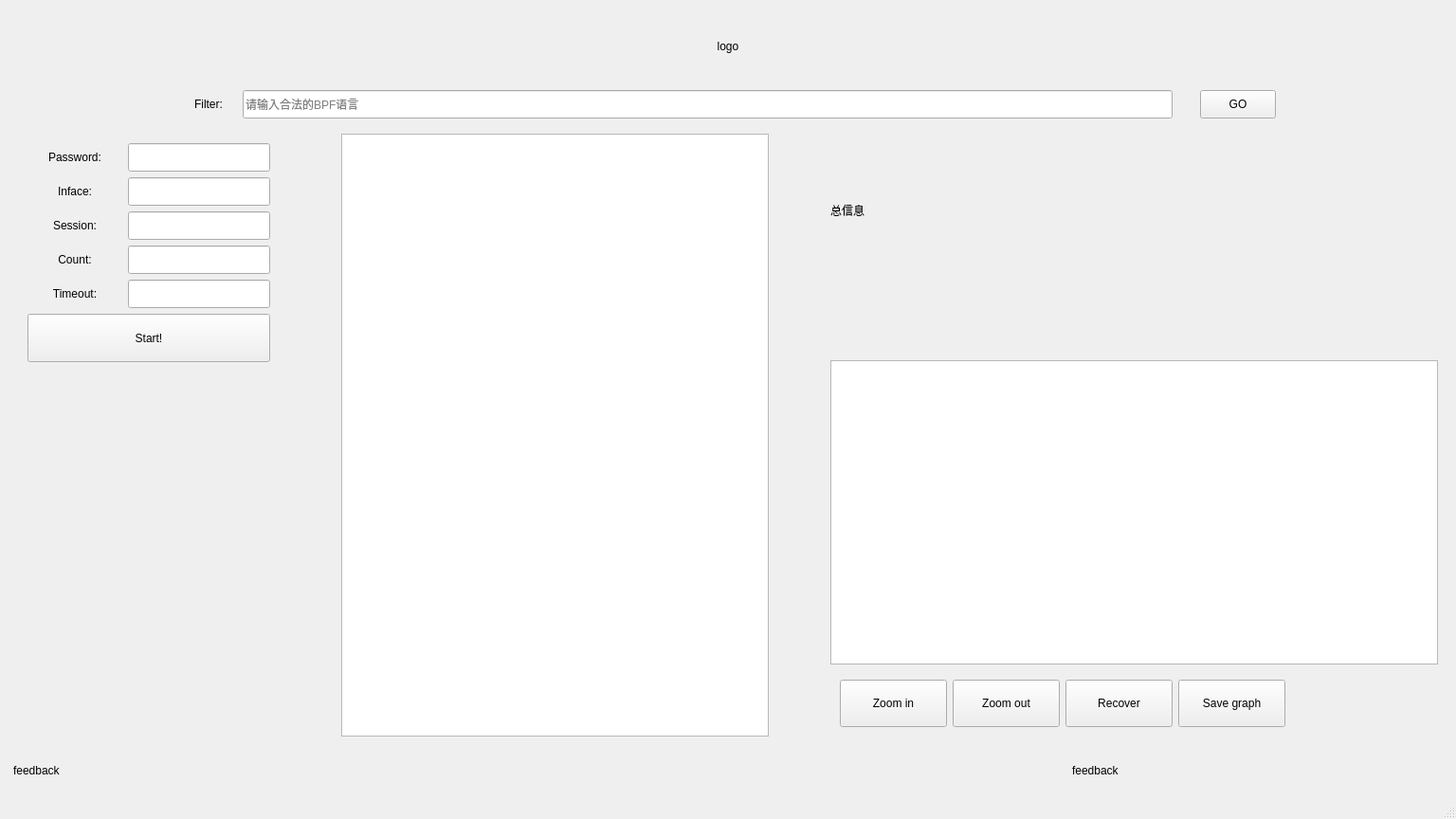
<?xml version="1.0" encoding="UTF-8"?>
<ui version="4.0">
 <class>Capture</class>
 <widget class="QMainWindow" name="Capture">
  <property name="geometry">
   <rect>
    <x>0</x>
    <y>0</y>
    <width>1536</width>
    <height>864</height>
   </rect>
  </property>
  <property name="minimumSize">
   <size>
    <width>1536</width>
    <height>864</height>
   </size>
  </property>
  <property name="windowTitle">
   <string>MainWindow</string>
  </property>
  <widget class="QWidget" name="centralwidget">
   <layout class="QVBoxLayout" name="verticalLayout_4">
    <item>
     <layout class="QVBoxLayout" name="all_layout">
      <item>
       <layout class="QHBoxLayout" name="header_layout">
        <item>
         <spacer name="horizontalSpacer_7">
          <property name="orientation">
           <enum>Qt::Horizontal</enum>
          </property>
          <property name="sizeHint" stdset="0">
           <size>
            <width>40</width>
            <height>20</height>
           </size>
          </property>
         </spacer>
        </item>
        <item>
         <widget class="QLabel" name="logo">
          <property name="minimumSize">
           <size>
            <width>200</width>
            <height>80</height>
           </size>
          </property>
          <property name="text">
           <string>logo</string>
          </property>
          <property name="alignment">
           <set>Qt::AlignCenter</set>
          </property>
         </widget>
        </item>
        <item>
         <spacer name="horizontalSpacer_8">
          <property name="minimumSize">
           <size>
            <width>43</width>
            <height>23</height>
           </size>
          </property>
          <property name="orientation">
           <enum>Qt::Horizontal</enum>
          </property>
          <property name="sizeHint" stdset="0">
           <size>
            <width>40</width>
            <height>20</height>
           </size>
          </property>
         </spacer>
        </item>
       </layout>
      </item>
      <item>
       <layout class="QHBoxLayout" name="filter_layout">
        <item>
         <spacer name="horizontalSpacer_5">
          <property name="orientation">
           <enum>Qt::Horizontal</enum>
          </property>
          <property name="sizeHint" stdset="0">
           <size>
            <width>40</width>
            <height>20</height>
           </size>
          </property>
         </spacer>
        </item>
        <item>
         <layout class="QHBoxLayout" name="horizontalLayout">
          <item>
           <widget class="QLabel" name="label_7">
            <property name="minimumSize">
             <size>
              <width>60</width>
              <height>30</height>
             </size>
            </property>
            <property name="text">
             <string>Filter:</string>
            </property>
            <property name="alignment">
             <set>Qt::AlignCenter</set>
            </property>
           </widget>
          </item>
          <item>
           <widget class="QLineEdit" name="filter">
            <property name="minimumSize">
             <size>
              <width>981</width>
              <height>30</height>
             </size>
            </property>
            <property name="echoMode">
             <enum>QLineEdit::Normal</enum>
            </property>
            <property name="placeholderText">
             <string>请输入合法的BPF语言</string>
            </property>
           </widget>
          </item>
          <item>
           <spacer name="horizontalSpacer">
            <property name="minimumSize">
             <size>
              <width>23</width>
              <height>23</height>
             </size>
            </property>
            <property name="orientation">
             <enum>Qt::Horizontal</enum>
            </property>
            <property name="sizeHint" stdset="0">
             <size>
              <width>20</width>
              <height>20</height>
             </size>
            </property>
           </spacer>
          </item>
          <item>
           <widget class="QPushButton" name="go">
            <property name="sizePolicy">
             <sizepolicy hsizetype="Preferred" vsizetype="Preferred">
              <horstretch>0</horstretch>
              <verstretch>0</verstretch>
             </sizepolicy>
            </property>
            <property name="minimumSize">
             <size>
              <width>30</width>
              <height>30</height>
             </size>
            </property>
            <property name="text">
             <string>GO</string>
            </property>
           </widget>
          </item>
         </layout>
        </item>
        <item>
         <spacer name="horizontalSpacer_6">
          <property name="orientation">
           <enum>Qt::Horizontal</enum>
          </property>
          <property name="sizeHint" stdset="0">
           <size>
            <width>40</width>
            <height>20</height>
           </size>
          </property>
         </spacer>
        </item>
       </layout>
      </item>
      <item>
       <layout class="QHBoxLayout" name="opration_layout">
        <property name="leftMargin">
         <number>10</number>
        </property>
        <property name="topMargin">
         <number>10</number>
        </property>
        <property name="rightMargin">
         <number>10</number>
        </property>
        <property name="bottomMargin">
         <number>10</number>
        </property>
        <item>
         <layout class="QVBoxLayout" name="verticalLayout_2">
          <item>
           <layout class="QGridLayout" name="gridLayout">
            <property name="leftMargin">
             <number>10</number>
            </property>
            <property name="topMargin">
             <number>10</number>
            </property>
            <property name="rightMargin">
             <number>10</number>
            </property>
            <property name="bottomMargin">
             <number>10</number>
            </property>
            <item row="0" column="0" colspan="2">
             <widget class="QLabel" name="label_2">
              <property name="minimumSize">
               <size>
                <width>100</width>
                <height>30</height>
               </size>
              </property>
              <property name="text">
               <string>Password:</string>
              </property>
              <property name="alignment">
               <set>Qt::AlignCenter</set>
              </property>
             </widget>
            </item>
            <item row="0" column="2" colspan="2">
             <widget class="QLineEdit" name="password">
              <property name="minimumSize">
               <size>
                <width>150</width>
                <height>30</height>
               </size>
              </property>
             </widget>
            </item>
            <item row="2" column="0" colspan="2">
             <widget class="QLabel" name="label_4">
              <property name="minimumSize">
               <size>
                <width>100</width>
                <height>30</height>
               </size>
              </property>
              <property name="text">
               <string>Session:</string>
              </property>
              <property name="alignment">
               <set>Qt::AlignCenter</set>
              </property>
             </widget>
            </item>
            <item row="2" column="2" colspan="2">
             <widget class="QLineEdit" name="session">
              <property name="minimumSize">
               <size>
                <width>150</width>
                <height>30</height>
               </size>
              </property>
             </widget>
            </item>
            <item row="4" column="0" colspan="2">
             <widget class="QLabel" name="label_6">
              <property name="minimumSize">
               <size>
                <width>100</width>
                <height>30</height>
               </size>
              </property>
              <property name="text">
               <string>Timeout:</string>
              </property>
              <property name="alignment">
               <set>Qt::AlignCenter</set>
              </property>
             </widget>
            </item>
            <item row="4" column="2" colspan="2">
             <widget class="QLineEdit" name="timeout">
              <property name="minimumSize">
               <size>
                <width>150</width>
                <height>30</height>
               </size>
              </property>
             </widget>
            </item>
            <item row="5" column="0" colspan="4">
             <widget class="QPushButton" name="pushButton">
              <property name="minimumSize">
               <size>
                <width>181</width>
                <height>51</height>
               </size>
              </property>
              <property name="text">
               <string>Start!</string>
              </property>
             </widget>
            </item>
            <item row="1" column="0" colspan="2">
             <widget class="QLabel" name="label_3">
              <property name="minimumSize">
               <size>
                <width>100</width>
                <height>30</height>
               </size>
              </property>
              <property name="text">
               <string>Inface:</string>
              </property>
              <property name="alignment">
               <set>Qt::AlignCenter</set>
              </property>
             </widget>
            </item>
            <item row="3" column="2" colspan="2">
             <widget class="QLineEdit" name="count">
              <property name="minimumSize">
               <size>
                <width>150</width>
                <height>30</height>
               </size>
              </property>
             </widget>
            </item>
            <item row="3" column="0" colspan="2">
             <widget class="QLabel" name="label_5">
              <property name="minimumSize">
               <size>
                <width>100</width>
                <height>30</height>
               </size>
              </property>
              <property name="text">
               <string>Count:</string>
              </property>
              <property name="alignment">
               <set>Qt::AlignCenter</set>
              </property>
             </widget>
            </item>
            <item row="1" column="2" colspan="2">
             <widget class="QLineEdit" name="inface">
              <property name="minimumSize">
               <size>
                <width>150</width>
                <height>30</height>
               </size>
              </property>
             </widget>
            </item>
           </layout>
          </item>
          <item>
           <spacer name="verticalSpacer_2">
            <property name="orientation">
             <enum>Qt::Vertical</enum>
            </property>
            <property name="sizeHint" stdset="0">
             <size>
              <width>20</width>
              <height>40</height>
             </size>
            </property>
           </spacer>
          </item>
         </layout>
        </item>
        <item>
         <spacer name="horizontalSpacer_3">
          <property name="orientation">
           <enum>Qt::Horizontal</enum>
          </property>
          <property name="sizeHint" stdset="0">
           <size>
            <width>18</width>
            <height>20</height>
           </size>
          </property>
         </spacer>
        </item>
        <item>
         <widget class="QListView" name="pkt_list">
          <property name="minimumSize">
           <size>
            <width>451</width>
            <height>601</height>
           </size>
          </property>
         </widget>
        </item>
        <item>
         <spacer name="horizontalSpacer_4">
          <property name="orientation">
           <enum>Qt::Horizontal</enum>
          </property>
          <property name="sizeHint" stdset="0">
           <size>
            <width>18</width>
            <height>20</height>
           </size>
          </property>
         </spacer>
        </item>
        <item>
         <layout class="QVBoxLayout" name="verticalLayout">
          <item>
           <widget class="QLabel" name="output">
            <property name="minimumSize">
             <size>
              <width>641</width>
              <height>161</height>
             </size>
            </property>
            <property name="text">
             <string>总信息</string>
            </property>
           </widget>
          </item>
          <item>
           <spacer name="verticalSpacer">
            <property name="minimumSize">
             <size>
              <width>23</width>
              <height>23</height>
             </size>
            </property>
            <property name="orientation">
             <enum>Qt::Vertical</enum>
            </property>
            <property name="sizeHint" stdset="0">
             <size>
              <width>20</width>
              <height>20</height>
             </size>
            </property>
           </spacer>
          </item>
          <item>
           <widget class="QGraphicsView" name="graphicsView">
            <property name="minimumSize">
             <size>
              <width>641</width>
              <height>321</height>
             </size>
            </property>
           </widget>
          </item>
          <item>
           <layout class="QHBoxLayout" name="horizontalLayout_3">
            <item>
             <layout class="QHBoxLayout" name="horizontalLayout_2">
              <property name="leftMargin">
               <number>10</number>
              </property>
              <property name="topMargin">
               <number>10</number>
              </property>
              <property name="rightMargin">
               <number>10</number>
              </property>
              <property name="bottomMargin">
               <number>10</number>
              </property>
              <item>
               <widget class="QPushButton" name="pushButton_2">
                <property name="minimumSize">
                 <size>
                  <width>113</width>
                  <height>50</height>
                 </size>
                </property>
                <property name="text">
                 <string>Zoom in</string>
                </property>
               </widget>
              </item>
              <item>
               <widget class="QPushButton" name="pushButton_3">
                <property name="minimumSize">
                 <size>
                  <width>113</width>
                  <height>50</height>
                 </size>
                </property>
                <property name="text">
                 <string>Zoom out</string>
                </property>
               </widget>
              </item>
              <item>
               <widget class="QPushButton" name="pushButton_4">
                <property name="minimumSize">
                 <size>
                  <width>113</width>
                  <height>50</height>
                 </size>
                </property>
                <property name="text">
                 <string>Recover</string>
                </property>
               </widget>
              </item>
              <item>
               <widget class="QPushButton" name="pushButton_5">
                <property name="minimumSize">
                 <size>
                  <width>113</width>
                  <height>50</height>
                 </size>
                </property>
                <property name="text">
                 <string>Save graph</string>
                </property>
               </widget>
              </item>
             </layout>
            </item>
            <item>
             <spacer name="horizontalSpacer_2">
              <property name="orientation">
               <enum>Qt::Horizontal</enum>
              </property>
              <property name="sizeHint" stdset="0">
               <size>
                <width>40</width>
                <height>20</height>
               </size>
              </property>
             </spacer>
            </item>
           </layout>
          </item>
         </layout>
        </item>
       </layout>
      </item>
      <item>
       <layout class="QHBoxLayout" name="terminal_layout">
        <property name="leftMargin">
         <number>5</number>
        </property>
        <property name="topMargin">
         <number>5</number>
        </property>
        <property name="rightMargin">
         <number>5</number>
        </property>
        <property name="bottomMargin">
         <number>5</number>
        </property>
        <item>
         <widget class="QLabel" name="feedback">
          <property name="minimumSize">
           <size>
            <width>1111</width>
            <height>30</height>
           </size>
          </property>
          <property name="text">
           <string>feedback</string>
          </property>
         </widget>
        </item>
        <item>
         <widget class="QLabel" name="feedback_2">
          <property name="minimumSize">
           <size>
            <width>341</width>
            <height>30</height>
           </size>
          </property>
          <property name="text">
           <string>feedback</string>
          </property>
         </widget>
        </item>
       </layout>
      </item>
     </layout>
    </item>
   </layout>
  </widget>
  <widget class="QStatusBar" name="statusbar"/>
 </widget>
 <resources/>
 <connections>
  <connection>
   <sender>go</sender>
   <signal>clicked()</signal>
   <receiver>Capture</receiver>
   <slot>start_on_clicked()</slot>
   <hints>
    <hint type="sourcelabel">
     <x>1314</x>
     <y>129</y>
    </hint>
    <hint type="destinationlabel">
     <x>1252</x>
     <y>86</y>
    </hint>
   </hints>
  </connection>
  <connection>
   <sender>pushButton</sender>
   <signal>clicked()</signal>
   <receiver>Capture</receiver>
   <slot>start_on_clicked()</slot>
   <hints>
    <hint type="sourcelabel">
     <x>123</x>
     <y>398</y>
    </hint>
    <hint type="destinationlabel">
     <x>13</x>
     <y>361</y>
    </hint>
   </hints>
  </connection>
  <connection>
   <sender>pushButton_2</sender>
   <signal>clicked()</signal>
   <receiver>Capture</receiver>
   <slot>zoom_in_on_clicked()</slot>
   <hints>
    <hint type="sourcelabel">
     <x>963</x>
     <y>741</y>
    </hint>
    <hint type="destinationlabel">
     <x>850</x>
     <y>717</y>
    </hint>
   </hints>
  </connection>
  <connection>
   <sender>pushButton_3</sender>
   <signal>clicked()</signal>
   <receiver>Capture</receiver>
   <slot>zoom_out_on_clicked()</slot>
   <hints>
    <hint type="sourcelabel">
     <x>1040</x>
     <y>748</y>
    </hint>
    <hint type="destinationlabel">
     <x>841</x>
     <y>677</y>
    </hint>
   </hints>
  </connection>
  <connection>
   <sender>pushButton_4</sender>
   <signal>clicked()</signal>
   <receiver>Capture</receiver>
   <slot>recover_on_clicked()</slot>
   <hints>
    <hint type="sourcelabel">
     <x>1172</x>
     <y>740</y>
    </hint>
    <hint type="destinationlabel">
     <x>843</x>
     <y>642</y>
    </hint>
   </hints>
  </connection>
  <connection>
   <sender>pushButton_5</sender>
   <signal>clicked()</signal>
   <receiver>Capture</receiver>
   <slot>save_on_clicked()</slot>
   <hints>
    <hint type="sourcelabel">
     <x>1276</x>
     <y>740</y>
    </hint>
    <hint type="destinationlabel">
     <x>838</x>
     <y>597</y>
    </hint>
   </hints>
  </connection>
  <connection>
   <sender>filter</sender>
   <signal>textChanged(QString)</signal>
   <receiver>Capture</receiver>
   <slot>text_changed()</slot>
   <hints>
    <hint type="sourcelabel">
     <x>755</x>
     <y>129</y>
    </hint>
    <hint type="destinationlabel">
     <x>1487</x>
     <y>86</y>
    </hint>
   </hints>
  </connection>
  <connection>
   <sender>pkt_list</sender>
   <signal>doubleClicked(QModelIndex)</signal>
   <receiver>Capture</receiver>
   <slot>pkts_double_clicked()</slot>
   <hints>
    <hint type="sourcelabel">
     <x>459</x>
     <y>222</y>
    </hint>
    <hint type="destinationlabel">
     <x>157</x>
     <y>117</y>
    </hint>
   </hints>
  </connection>
 </connections>
 <slots>
  <slot>start_on_clicked()</slot>
  <slot>zoom_in_on_clicked()</slot>
  <slot>zoom_out_on_clicked()</slot>
  <slot>recover_on_clicked()</slot>
  <slot>save_on_clicked()</slot>
  <slot>text_changed()</slot>
  <slot>pkts_double_clicked()</slot>
 </slots>
</ui>
